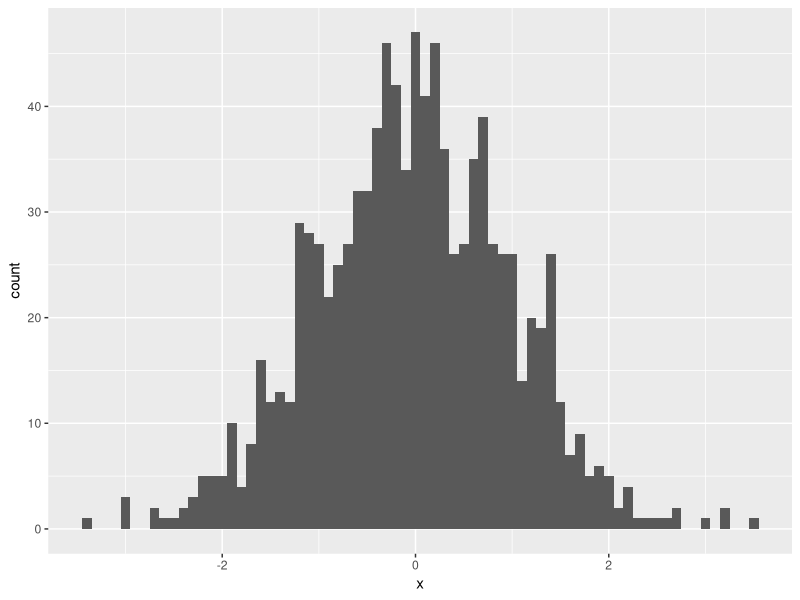

This figure's R source:
## ---- chunk 1

knitr::opts_knit$set(root.dir = '/Users/benjaminsmith/GDrive/joint-modeling/reversal-learning/behavioral-analysis/reversallearning/')
## ---- chunk 2
getwd()
#source("nate_files/fitGroupsV3Onegroup.R")
#source("/Users/benjaminsmith/GDrive/joint-modeling/reversal-learning/behavioral-analysis/reversallearning/data_summarize.R")

library(ggplot2)
set.seed(42)
dat<-data.frame("x"=c(rnorm(1000,0,1)))

ggplot(dat, aes(x=x)) +
   geom_histogram(binwidth=0.1)
